Frame 1 (no input): blank canvas, image omitted
Frame 60 (the mouse pressed at the canvas centre just before this capture): blank canvas, image omitted
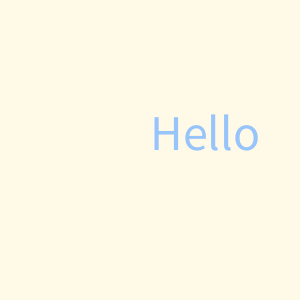
Frame 120 (the mouse held since frame 60 and released just before this capture)

The Processing sketch whose frames 1 and 60 were blank and that drew this single picture after the mouse press (run headless with seeded random() and noise(); from frame 60 on, the mouse is pressed at the canvas centre):

// Processing sketch: week13_3_dinner
// ── week13_3_dinner.pde
void setup(){
  size(300,300);
  fill(#97c4FA);
  textSize(50);
}
void draw(){
  background(#FFFAE8);
  text("Hello", mouseX, mouseY);
}
